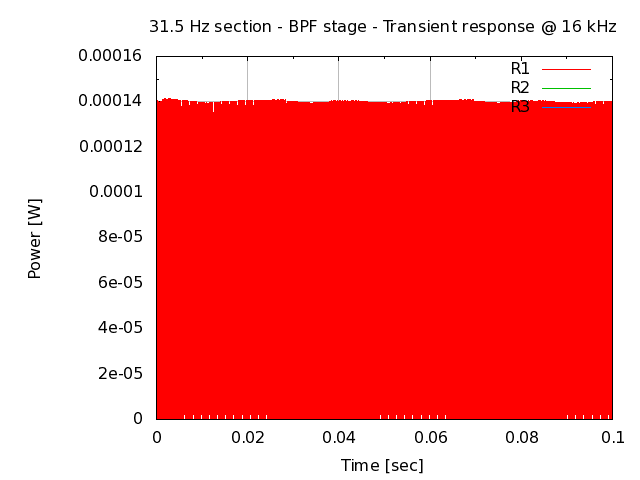

Write gnuplot code to recreate this figure.
# setup terminal
set term png

# setup graph
set output "26.000.00.02.11.png"
set title "31.5 Hz section - BPF stage - Transient response @ 16 kHz"

# setup Y-axis
set grid ytics lt 1 lw 1 lc rgb "#bbbbbb"
set mytics
set ylabel "Power [W]"

# setup X-axis
set grid xtics lt 1 lw 1 lc rgb "#bbbbbb"
set mxtics
set xrange [0:0.1]
set xlabel "Time [sec]"

# setup plot style
set style data lines
plot '26.000.00.02.11.dat' using 1:2 title "R1", \
     '26.000.00.02.11.dat' using 1:3 title "R2", \
     '26.000.00.02.11.dat' using 1:4 title "R3"

# set output back to default
set output

# reset terminal type
set terminal pop
